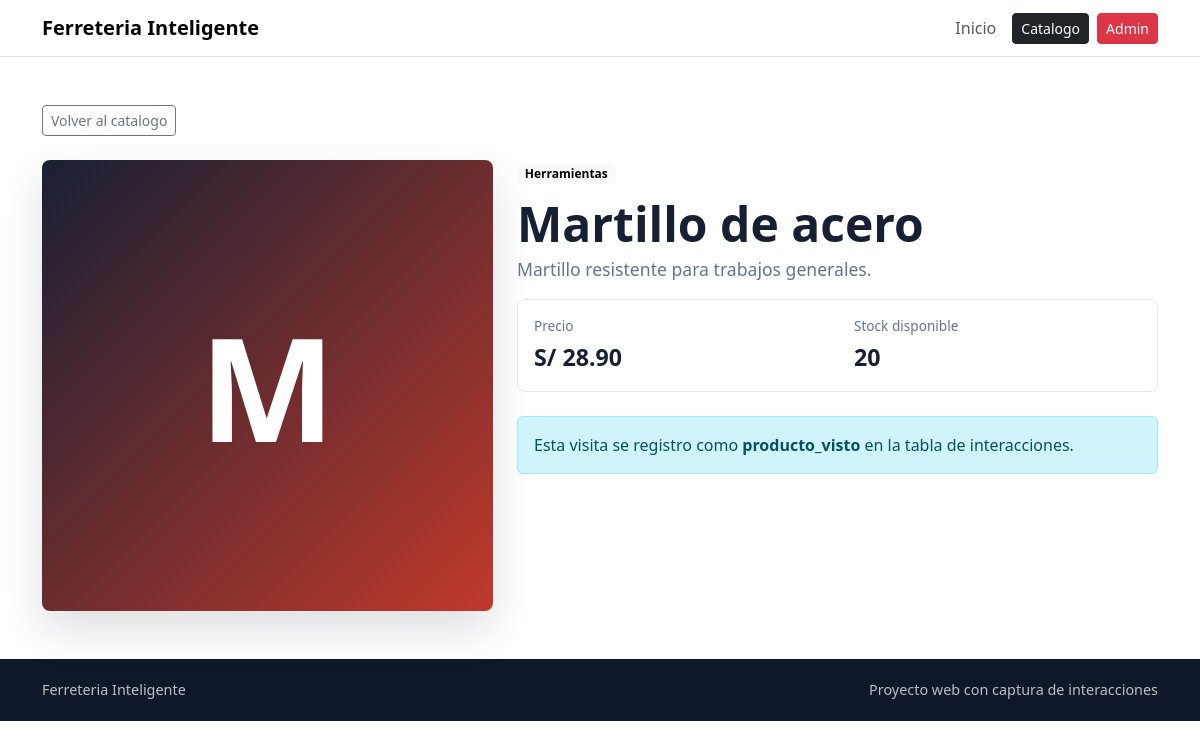
/public/producto.php?id=1, run on the app's committed database.
### tables this page shows
CREATE TABLE IF NOT EXISTS productos (
    id INT AUTO_INCREMENT PRIMARY KEY,
    categoria_id INT NOT NULL,
    nombre VARCHAR(150) NOT NULL,
    descripcion TEXT,
    precio DECIMAL(10,2) NOT NULL DEFAULT 0.00,
    stock INT NOT NULL DEFAULT 0,
    imagen VARCHAR(255),
    activo TINYINT(1) NOT NULL DEFAULT 1,
    created_at TIMESTAMP DEFAULT CURRENT_TIMESTAMP,
    updated_at TIMESTAMP DEFAULT CURRENT_TIMESTAMP ON UPDATE CURRENT_TIMESTAMP,
    CONSTRAINT fk_productos_categorias
        FOREIGN KEY (categoria_id) REFERENCES categorias(id)
);

CREATE TABLE IF NOT EXISTS categorias (
    id INT AUTO_INCREMENT PRIMARY KEY,
    nombre VARCHAR(100) NOT NULL,
    descripcion VARCHAR(255),
    activo TINYINT(1) NOT NULL DEFAULT 1,
    created_at TIMESTAMP DEFAULT CURRENT_TIMESTAMP
);

### app/Support/helpers.php (called while the page is built, shortened)
<?php
function e(string|int|float|null $value): string
{
    return htmlspecialchars((string) $value, ENT_QUOTES, 'UTF-8');
}

### app/Models/ProductModel.php (called while the page is built, shortened)
<?php
class ProductModel
{
    public function find(int $id): ?array
    {
        $stmt = $this->db->prepare(
            "SELECT p.id, p.nombre, p.descripcion, p.precio, p.stock, p.imagen, c.nombre AS categoria
             FROM productos p
             INNER JOIN categorias c ON c.id = p.categoria_id
             WHERE p.id = :id AND p.activo = 1
             LIMIT 1"
        );
        $stmt->execute(['id' => $id]);
        $product = $stmt->fetch();
        return $product ?: null;
    }
}

### public/producto.php (the view, shortened to what this page needs)
<?php
require_once __DIR__ . '/../app/Models/ProductModel.php';
$productId = isset($_GET['id']) && ctype_digit((string) $_GET['id'])
    ? (int) $_GET['id']
    : 0;
$producto = null;
$dbOk = true;
$error = null;
try {
    $conn = getConnection();
    $productModel = new ProductModel($conn);
    if ($productId > 0) {
        $producto = $productModel->find($productId);
    }
} catch (Throwable $exception) {
    $dbOk = false;
    $error = $exception->getMessage();
}
require_once __DIR__ . '/../app/Views/partials/header.php';
?>
    <main>
        <section class="py-5">
            <div class="container">
                <a class="btn btn-sm btn-outline-secondary mb-4" href="<?= e(BASE_URL) ?>/catalogo.php">Volver al catalogo</a>
                <?php if (!$dbOk): ?>
                    <div class="alert alert-warning">
                        No se pudo consultar la base de datos.
                        <br>
                        <small><?= e($error) ?></small>
                    </div>
                <?php else: ?>
                    <div class="row g-4 align-items-start">
                        <div class="col-lg-5">
                            <div class="product-detail-visual">
                                <?= e(strtoupper(substr($producto['nombre'], 0, 1))) ?>
                            </div>
                        </div>
                        <div class="col-lg-7">
                            <span class="badge text-bg-light mb-3"><?= e($producto['categoria']) ?></span>
                            <h1 class="detail-title"><?= e($producto['nombre']) ?></h1>
                            <p class="detail-description"><?= e($producto['descripcion'] ?? 'Producto de ferreteria') ?></p>
                            <div class="detail-panel">
                                <div>
                                    <span>Precio</span>
                                    <strong>S/ <?= e(number_format((float) $producto['precio'], 2)) ?></strong>
                                </div>
                                <div>
                                    <span>Stock disponible</span>
                                    <strong><?= e((int) $producto['stock']) ?></strong>
                                </div>
                            </div>
                            <div class="alert alert-info mt-4">
                                Esta visita se registro como <strong>producto_visto</strong> en la tabla de interacciones.
                            </div>
                        </div>
                    </div>
                <?php endif; ?>
            </div>
        </section>
    </main>
<?php require_once __DIR__ . '/../app/Views/partials/footer.php'; ?>

### public/assets/css/styles.css (style rules this page uses)
:root { --fi-ink: #172033; --fi-muted: #64748b; --fi-red: #c0392b; --fi-line: #e5e7eb; --fi-soft: #f5f7fb; }
body { color: var(--fi-ink); background: #fff; font-family: "Segoe UI", Arial, sans-serif; }
h1 { font-size: clamp(2.2rem, 5vw, 4.5rem); font-weight: 800; line-height: 1; letter-spacing: 0; max-width: 720px; }
.product-thumb, .product-detail-visual { align-items: center; background: linear-gradient(135deg, #172033, #c0392b); color: #fff; display: flex; font-weight: 800; justify-content: center; }
.product-detail-visual { aspect-ratio: 1 / 1; border-radius: 8px; box-shadow: 0 18px 44px rgba(15, 23, 42, 0.14); font-size: clamp(4rem, 12vw, 9rem); }
.detail-title { font-size: clamp(2rem, 4vw, 4rem); }
.detail-description { color: var(--fi-muted); font-size: 1.1rem; }
.detail-panel { border: 1px solid var(--fi-line); border-radius: 8px; display: grid; gap: 1px; grid-template-columns: repeat(2, minmax(0, 1fr)); overflow: hidden; }
.detail-panel div { background: #fff; padding: 1rem; }
.detail-panel span, .detail-panel strong { display: block; }
.detail-panel span { color: var(--fi-muted); font-size: 0.85rem; margin-bottom: 0.25rem; }
.detail-panel strong { font-size: 1.45rem; }

### data on the page
productos: nombre "M", categoria.nombre "Herramientas", nombre "Martillo de acero", descripcion "Martillo resistente para trabajos generales.", precio "28.90", stock "20"
